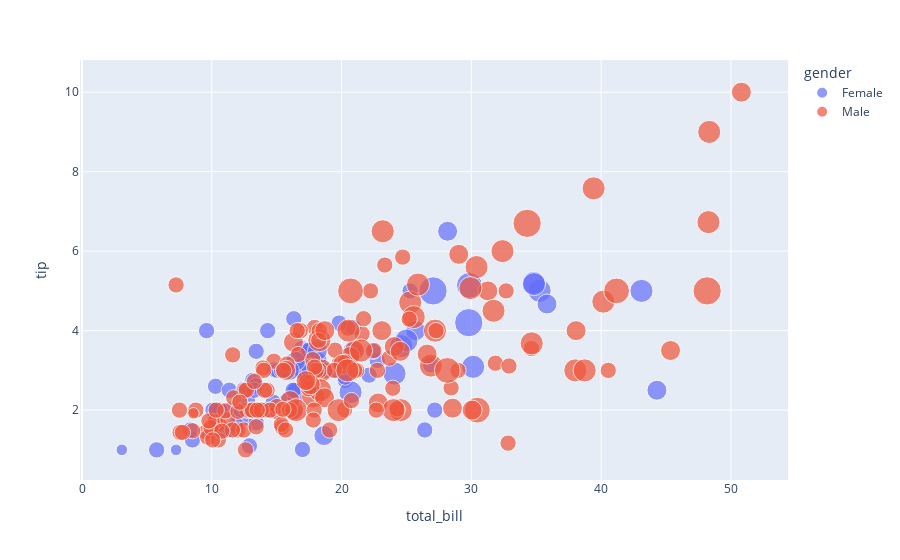

Notebook source saved alongside this figure:
### Code cell
px.scatter(df, 'total_bill', 'tip', color='gender', size='size')

### Figure 1 — Plotly figure (JSON) as saved in the notebook; plotly's stock layout.template omitted (floating-point values rounded to 4 significant figures; data arrays with more than 128 entries replaced by an {"elided": "..."} marker saying what was removed)
{"data": [{"hovertemplate": "gender=Female<br>total_bill=%{x}<br>tip=%{y}<br>size=%{marker.size}<extra></extra>", "legendgroup": "Female", "marker": {"color": "#636efa", "size": [2, 4, 4, 2, 3, 3, 2, 2, 2, 2, 4, 3, 2, 4, 2, 2, 1, 3, 2, 2, 2, 1, 4, 2, 2, 2, 2, 2, 3, 2, 2, 2, 1, 3, 2, 2, 2, 4, 2, 2, 6, 2, 2, 2, 2, 2, 2, 2, 2, 2, 2, 2, 6, 2, 2, 3, 2, 5, 4, 2, 3, 2, 2, 2, 2, 3, 3, 2, 4, 2, 2, 2, 2, 3, 2, 2, 3, 2, 4, 2, 3, 2, 2, 2, 3, 2, 2], "sizemode": "area", "sizeref": 0.015, "symbol": "circle"}, "mode": "markers", "name": "Female", "orientation": "v", "showlegend": true, "type": "scatter", "x": [16.99, 24.59, 35.26, 14.83, 10.33, 16.97, 20.29, 15.77, 19.65, 15.06, 20.69, 16.93, 10.29, 34.81, 26.41, 16.45, 3.07, 17.07, 26.86, 25.28, 14.73, 10.07, 34.83, 5.75, 16.32, 22.75, 11.35, 15.38, 44.3, 22.42, 20.92, 14.31, 7.25, 25.71, 17.31, 10.65, 12.43, 24.08, 13.42, 12.48, 29.8, 14.52, 11.38, 20.27, 11.17, 12.26, 18.26, 8.51, 10.33, 14.15, 13.16, 17.47, 27.05, 16.43, 8.35, 18.64, 11.87, 29.85, 25.0, 13.39, 16.21, 17.51, 10.59, 10.63, 9.6, 20.9, 18.15, 19.81, 43.11, 13.0, 12.74, 13.0, 16.4, 16.47, 12.76, 13.27, 28.17, 12.9, 30.14, 13.42, 15.98, 16.27, 10.09, 22.12, 35.83, 27.18, 18.78], "xaxis": "x", "y": [1.01, 3.61, 5.0, 3.02, 1.67, 3.5, 2.75, 2.23, 3.0, 3.0, 2.45, 3.07, 2.6, 5.2, 1.5, 2.47, 1.0, 3.0, 3.14, 5.0, 2.2, 1.83, 5.17, 1.0, 4.3, 3.25, 2.5, 3.0, 2.5, 3.48, 4.08, 4.0, 1.0, 4.0, 3.5, 1.5, 1.8, 2.92, 1.68, 2.52, 4.2, 2.0, 2.0, 2.83, 1.5, 2.0, 3.25, 1.25, 2.0, 2.0, 2.75, 3.5, 5.0, 2.3, 1.5, 1.36, 1.63, 5.14, 3.75, 2.61, 2.0, 3.0, 1.61, 2.0, 4.0, 3.5, 3.5, 4.19, 5.0, 2.0, 2.01, 2.0, 2.5, 3.23, 2.23, 2.5, 6.5, 1.1, 3.09, 3.48, 3.0, 2.5, 2.0, 2.88, 4.67, 2.0, 3.0], "yaxis": "y"}, {"hovertemplate": "gender=Male<br>total_bill=%{x}<br>tip=%{y}<br>size=%{marker.size}<extra></extra>", "legendgroup": "Male", "marker": {"color": "#EF553B", "size": {"elided": "157 int values"}, "sizemode": "area", "sizeref": 0.015, "symbol": "circle"}, "mode": "markers", "name": "Male", "orientation": "v", "showlegend": true, "type": "scatter", "x": {"elided": "157 float values"}, "xaxis": "x", "y": {"elided": "157 float values"}, "yaxis": "y"}], "layout": {"legend": {"itemsizing": "constant", "title": {"text": "gender"}, "tracegroupgap": 0}, "margin": {"t": 60}, "xaxis": {"anchor": "y", "domain": [0, 1], "title": {"text": "total_bill"}}, "yaxis": {"anchor": "x", "domain": [0, 1], "title": {"text": "tip"}}}}
